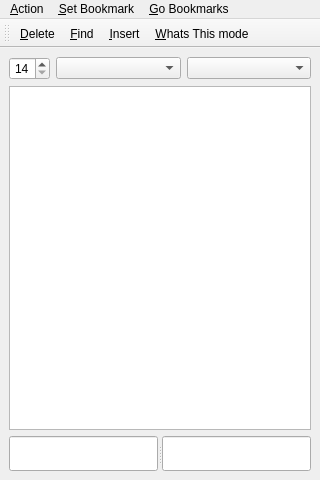
<?xml version="1.0" encoding="UTF-8"?>
<ui version="4.0">
 <class>PrabhupadaDictionaryWindow</class>
 <widget class="QMainWindow" name="PrabhupadaDictionaryWindow">
  <property name="windowTitle" stdset="0">
   <string>MainWindow</string>
  </property>
  <property name="minimumSize" stdset="0">
   <size>
    <width>320</width>
    <height>480</height>
   </size>
  </property>
  <property name="geometry" stdset="0">
   <rect>
    <x>0</x>
    <y>0</y>
    <width>320</width>
    <height>480</height>
   </rect>
  </property>
  <widget class="QWidget" name="centralwidget">
   <layout class="QVBoxLayout" name="vlPrabhuadaMain">
    <item>
     <layout class="QHBoxLayout" name="horizontalLayout" stretch="1,3,3">
      <item>
       <widget class="QSpinBox" name="sbFontSize">
        <property name="value" stdset="0">
         <number>14</number>
        </property>
        <property name="minimum" stdset="0">
         <number>14</number>
        </property>
        <property name="maximum" stdset="0">
         <number>24</number>
        </property>
        <property name="alignment" stdset="0">
         <set>Qt::AlignCenter</set>
        </property>
        <property name="toolTip" stdset="0">
         <string>Font size</string>
        </property>
       </widget>
      </item>
      <item>
       <widget class="QComboBox" name="cbLanguage">
        <property name="toolTip" stdset="0">
         <string>Language dictionary</string>
        </property>
       </widget>
      </item>
      <item>
       <widget class="QComboBox" name="cbLanguageUI">
        <property name="toolTip" stdset="0">
         <string>Language user interface</string>
        </property>
       </widget>
      </item>
     </layout>
    </item>
    <item>
     <layout class="QVBoxLayout" name="vlDictionary">
      <item>
       <widget class="QTableView" name="tbvPrabhupadaDictionary">
        <property name="font" stdset="0">
         <font>
          <family>Gaura Times</family>
          <pointsize>14</pointsize>
         </font>
        </property>
       </widget>
      </item>
      <item>
       <widget class="QSplitter" name="splSanskritTranslate">
        <property name="orientation" stdset="0">
         <enum>Qt::Horizontal</enum>
        </property>
        <property name="childrenCollapsible" stdset="0">
         <bool>false</bool>
        </property>
        <widget class="QLineEdit" name="leSanskrit">
         <property name="whatsThis" stdset="0">
          <string>&lt;html&gt;&lt;head/&gt;&lt;body&gt;&lt;p&gt;Search string for Sanskrit!&lt;/p&gt;&lt;p&gt;You can use regular expressions!&lt;/p&gt;&lt;p&gt;For example muni|rishi !&lt;/p&gt;&lt;/body&gt;&lt;/html&gt;</string>
         </property>
         <property name="toolTip" stdset="0">
          <string>&lt;html&gt;&lt;head/&gt;&lt;body&gt;&lt;p&gt;Search Sanskrit!&lt;br/&gt;Type and press enter!&lt;/p&gt;&lt;/body&gt;&lt;/html&gt;</string>
         </property>
         <property name="font" stdset="0">
          <font>
           <family>Gaura Times</family>
           <pointsize>14</pointsize>
          </font>
         </property>
        </widget>
        <widget class="QLineEdit" name="leTranslate">
         <property name="whatsThis" stdset="0">
          <string>&lt;html&gt;&lt;head/&gt;&lt;body&gt;&lt;p&gt;Search bar for translation!&lt;/p&gt;&lt;p&gt;You can use regular expressions!&lt;/p&gt;&lt;p&gt;For example, a teacher|sage !&lt;/p&gt;&lt;/body&gt;&lt;/html&gt;</string>
         </property>
         <property name="toolTip" stdset="0">
          <string>&lt;html&gt;&lt;head/&gt;&lt;body&gt;&lt;p&gt;Search Translate!&lt;/p&gt;&lt;/body&gt;&lt;/html&gt;</string>
         </property>
         <property name="font" stdset="0">
          <font>
           <family>Gaura Times</family>
           <pointsize>14</pointsize>
          </font>
         </property>
        </widget>
       </widget>
      </item>
     </layout>
    </item>
   </layout>
  </widget>
  <widget class="QMenuBar" name="mbPrabupadaDictionary">
   <property name="sizePolicy" stdset="0">
    <sizepolicy hsizetype="MinimumExpanding" vsizetype="MinimumExpanding">
     <horstretch>0</horstretch>
     <verstretch>0</verstretch>
    </sizepolicy>
   </property>
   <property name="geometry" stdset="0">
    <rect>
     <x>0</x>
     <y>0</y>
     <width>320</width>
     <height>21</height>
    </rect>
   </property>
   <widget class="QMenu" name="menuAction">
    <property name="title" stdset="0">
     <string>&amp;Action</string>
    </property>
    <addaction name="actionFind"/>
    <addaction name="actionCase_Sensitive"/>
    <addaction name="actionDelete"/>
    <addaction name="actionInsert"/>
    <addaction name="actionRemove_Duplicates"/>
    <addaction name="actionWhats_This_mode"/>
   </widget>
   <widget class="QMenu" name="menuSet_Bookmark">
    <property name="title" stdset="0">
     <string>&amp;Set Bookmark</string>
    </property>
    <addaction name="actionSet_Bookmark_0"/>
    <addaction name="actionSet_Bookmark_1"/>
    <addaction name="actionSet_Bookmark_2"/>
    <addaction name="actionSet_Bookmark_3"/>
    <addaction name="actionSet_Bookmark_4"/>
    <addaction name="actionSet_Bookmark_5"/>
    <addaction name="actionSet_Bookmark_6"/>
    <addaction name="actionSet_Bookmark_7"/>
    <addaction name="actionSet_Bookmark_8"/>
    <addaction name="actionSet_Bookmark_9"/>
   </widget>
   <widget class="QMenu" name="menuGo_Bookmarks">
    <property name="title" stdset="0">
     <string>&amp;Go Bookmarks</string>
    </property>
    <addaction name="actionGo_to_ookmark_0"/>
    <addaction name="actionGo_to_bookmark_1"/>
    <addaction name="actionGo_to_bookmark_2"/>
    <addaction name="actionGo_to_bookmark_3"/>
    <addaction name="actionGo_to_bookmark_4"/>
    <addaction name="actionGo_to_bookmark_5"/>
    <addaction name="actionGo_to_bookmark_6"/>
    <addaction name="actionGo_to_bookmark_7"/>
    <addaction name="actionGo_to_bookmark_8"/>
    <addaction name="actionGo_to_bookmark_9"/>
   </widget>
   <addaction name="menuAction"/>
   <addaction name="menuSet_Bookmark"/>
   <addaction name="menuGo_Bookmarks"/>
  </widget>
  <widget class="QToolBar" name="tbPrabhupada">
   <property name="toolButtonStyle" stdset="0">
    <enum>Qt::ToolButtonFollowStyle</enum>
   </property>
   <property name="orientation" stdset="0">
    <enum>Qt::Horizontal</enum>
   </property>
   <property name="floatable" stdset="0">
    <bool>true</bool>
   </property>
   <property name="windowTitle" stdset="0">
    <string>toolBar</string>
   </property>
   <attribute name="toolBarArea">
    <enum>TopToolBarArea</enum>
   </attribute>
   <attribute name="toolBarBreak">
    <bool>false</bool>
   </attribute>
   <addaction name="actionDelete"/>
   <addaction name="actionFind"/>
   <addaction name="actionInsert"/>
   <addaction name="actionWhats_This_mode"/>
  </widget>
  <action name="actionFind">
   <property name="text" stdset="0">
    <string>&amp;Find</string>
   </property>
   <property name="shortcut" stdset="0">
    <string>Ctrl+Return</string>
   </property>
   <property name="iconText" stdset="0">
    <string>&amp;Find</string>
   </property>
   <property name="icon" stdset="0">
    <iconset>
     <normaloff>:/ToolButton/resources/Find.png</normaloff>
    </iconset>
   </property>
  </action>
  <action name="actionCase_Sensitive">
   <property name="text" stdset="0">
    <string>&amp;Case Sensitive</string>
   </property>
   <property name="iconText" stdset="0">
    <string>&amp;Case Sensitive</string>
   </property>
   <property name="checkable" stdset="0">
    <bool>true</bool>
   </property>
  </action>
  <action name="actionDelete">
   <property name="text" stdset="0">
    <string>&amp;Delete</string>
   </property>
   <property name="shortcut" stdset="0">
    <string>Ctrl+Del</string>
   </property>
   <property name="iconText" stdset="0">
    <string>&amp;Delete</string>
   </property>
   <property name="icon" stdset="0">
    <iconset>
     <normaloff>:/ToolButton/resources/Delete.png</normaloff>
    </iconset>
   </property>
  </action>
  <action name="actionInsert">
   <property name="text" stdset="0">
    <string>&amp;Insert</string>
   </property>
   <property name="shortcut" stdset="0">
    <string>Ctrl+Ins</string>
   </property>
   <property name="iconText" stdset="0">
    <string>&amp;Insert</string>
   </property>
   <property name="icon" stdset="0">
    <iconset>
     <normaloff>:/ToolButton/resources/Insert.png</normaloff>
    </iconset>
   </property>
  </action>
  <action name="actionRemove_Duplicates">
   <property name="text" stdset="0">
    <string>&amp;Remove Duplicates</string>
   </property>
   <property name="iconText" stdset="0">
    <string>&amp;Remove Duplicates</string>
   </property>
  </action>
  <action name="actionSet_Bookmark_0">
   <property name="text" stdset="0">
    <string>Set bookmark 0</string>
   </property>
   <property name="shortcut" stdset="0">
    <string>Ctrl+Alt+0</string>
   </property>
  </action>
  <action name="actionSet_Bookmark_1">
   <property name="text" stdset="0">
    <string>Set bookmark 1</string>
   </property>
   <property name="shortcut" stdset="0">
    <string>Ctrl+Alt+1</string>
   </property>
  </action>
  <action name="actionSet_Bookmark_2">
   <property name="text" stdset="0">
    <string>Set bookmark 2</string>
   </property>
   <property name="shortcut" stdset="0">
    <string>Ctrl+Alt+2</string>
   </property>
  </action>
  <action name="actionSet_Bookmark_3">
   <property name="text" stdset="0">
    <string>Set bookmark 3</string>
   </property>
   <property name="shortcut" stdset="0">
    <string>Ctrl+Alt+3</string>
   </property>
  </action>
  <action name="actionSet_Bookmark_4">
   <property name="text" stdset="0">
    <string>Set bookmark 4</string>
   </property>
   <property name="shortcut" stdset="0">
    <string>Ctrl+Alt+4</string>
   </property>
  </action>
  <action name="actionSet_Bookmark_5">
   <property name="text" stdset="0">
    <string>Set bookmark 5</string>
   </property>
   <property name="shortcut" stdset="0">
    <string>Ctrl+Alt+5</string>
   </property>
  </action>
  <action name="actionSet_Bookmark_6">
   <property name="text" stdset="0">
    <string>Set bookmark 6</string>
   </property>
   <property name="shortcut" stdset="0">
    <string>Ctrl+Alt+6</string>
   </property>
  </action>
  <action name="actionSet_Bookmark_7">
   <property name="text" stdset="0">
    <string>Set bookmark 7</string>
   </property>
   <property name="shortcut" stdset="0">
    <string>Ctrl+Alt+7</string>
   </property>
  </action>
  <action name="actionSet_Bookmark_8">
   <property name="text" stdset="0">
    <string>Set bookmark 8</string>
   </property>
   <property name="shortcut" stdset="0">
    <string>Ctrl+Alt+₽</string>
   </property>
  </action>
  <action name="actionSet_Bookmark_9">
   <property name="text" stdset="0">
    <string>Set bookmark 9</string>
   </property>
   <property name="shortcut" stdset="0">
    <string>Ctrl+Alt+9</string>
   </property>
  </action>
  <action name="actionGo_to_ookmark_0">
   <property name="text" stdset="0">
    <string>Go to bookmark 0</string>
   </property>
   <property name="shortcut" stdset="0">
    <string>Ctrl+0</string>
   </property>
  </action>
  <action name="actionGo_to_bookmark_1">
   <property name="text" stdset="0">
    <string>Go to bookmark 1</string>
   </property>
   <property name="shortcut" stdset="0">
    <string>Ctrl+1</string>
   </property>
  </action>
  <action name="actionGo_to_bookmark_2">
   <property name="text" stdset="0">
    <string>Go to bookmark 2</string>
   </property>
   <property name="shortcut" stdset="0">
    <string>Ctrl+2</string>
   </property>
  </action>
  <action name="actionGo_to_bookmark_3">
   <property name="text" stdset="0">
    <string>Go to bookmark 3</string>
   </property>
   <property name="shortcut" stdset="0">
    <string>Ctrl+3</string>
   </property>
  </action>
  <action name="actionGo_to_bookmark_4">
   <property name="text" stdset="0">
    <string>Go to bookmark 4</string>
   </property>
   <property name="shortcut" stdset="0">
    <string>Ctrl+4</string>
   </property>
  </action>
  <action name="actionGo_to_bookmark_5">
   <property name="text" stdset="0">
    <string>Go to bookmark 5</string>
   </property>
   <property name="shortcut" stdset="0">
    <string>Ctrl+5</string>
   </property>
  </action>
  <action name="actionGo_to_bookmark_6">
   <property name="text" stdset="0">
    <string>Go to bookmark 6</string>
   </property>
   <property name="shortcut" stdset="0">
    <string>Ctrl+6</string>
   </property>
  </action>
  <action name="actionGo_to_bookmark_7">
   <property name="text" stdset="0">
    <string>Go to bookmark 7</string>
   </property>
   <property name="shortcut" stdset="0">
    <string>Ctrl+7</string>
   </property>
  </action>
  <action name="actionGo_to_bookmark_8">
   <property name="text" stdset="0">
    <string>Go to bookmark 8</string>
   </property>
   <property name="shortcut" stdset="0">
    <string>Ctrl+8</string>
   </property>
  </action>
  <action name="actionGo_to_bookmark_9">
   <property name="text" stdset="0">
    <string>Go to bookmark 9</string>
   </property>
   <property name="shortcut" stdset="0">
    <string>Ctrl+9</string>
   </property>
  </action>
  <action name="actionWhats_This_mode">
   <property name="text" stdset="0">
    <string>&amp;Whats This mode</string>
   </property>
   <property name="shortcut" stdset="0">
    <string>Ctrl+F1</string>
   </property>
   <property name="iconText" stdset="0">
    <string>&amp;Whats This mode</string>
   </property>
   <property name="icon" stdset="0">
    <iconset>
     <normaloff>:/ToolButton/resources/WhatsThis.png</normaloff>
    </iconset>
   </property>
  </action>
 </widget>
 <tabstops>
  <tabstop>tbvPrabhupadaDictionary</tabstop>
  <tabstop>leSanskrit</tabstop>
  <tabstop>leTranslate</tabstop>
 </tabstops>
 <resources>
  <include location="../PrabhupadaDictionary.qrc"/>
 </resources>
 <connections/>
</ui>
